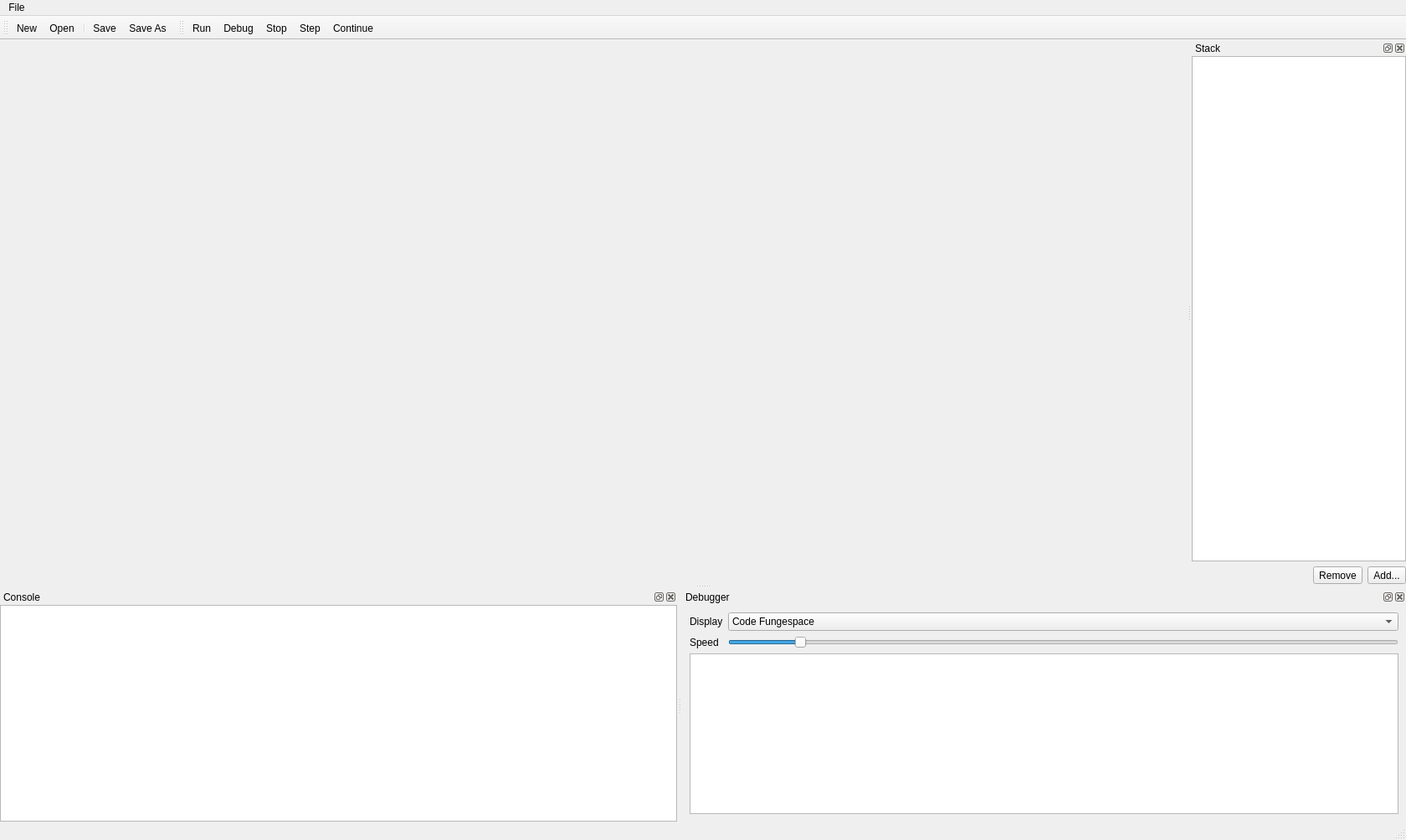
<ui version="4.0" >
 <class>MainWindow</class>
 <widget class="QMainWindow" name="MainWindow" >
  <property name="geometry" >
   <rect>
    <x>0</x>
    <y>0</y>
    <width>1680</width>
    <height>1004</height>
   </rect>
  </property>
  <property name="windowTitle" >
   <string>BeQunge</string>
  </property>
  <widget class="QWidget" name="centralwidget" />
  <widget class="QMenuBar" name="menubar" >
   <property name="geometry" >
    <rect>
     <x>0</x>
     <y>0</y>
     <width>1680</width>
     <height>27</height>
    </rect>
   </property>
   <widget class="QMenu" name="menuFile" >
    <property name="title" >
     <string>File</string>
    </property>
    <addaction name="actionNew" />
    <addaction name="actionOpen" />
    <addaction name="separator" />
    <addaction name="actionSave" />
    <addaction name="actionSave_as" />
    <addaction name="separator" />
    <addaction name="actionQuit" />
   </widget>
   <addaction name="menuFile" />
  </widget>
  <widget class="QStatusBar" name="statusbar" />
  <widget class="QToolBar" name="toolBar" >
   <property name="windowTitle" >
    <string>Main Toolbar</string>
   </property>
   <property name="orientation" >
    <enum>Qt::Horizontal</enum>
   </property>
   <attribute name="toolBarArea" >
    <number>4</number>
   </attribute>
   <addaction name="actionNew" />
   <addaction name="actionOpen" />
   <addaction name="separator" />
   <addaction name="actionSave" />
   <addaction name="actionSave_as" />
  </widget>
  <widget class="QToolBar" name="toolBar_2" >
   <property name="windowTitle" >
    <string>Debugging Toolbar</string>
   </property>
   <property name="orientation" >
    <enum>Qt::Horizontal</enum>
   </property>
   <attribute name="toolBarArea" >
    <number>4</number>
   </attribute>
   <addaction name="actionRun" />
   <addaction name="actionDebug" />
   <addaction name="actionStop" />
   <addaction name="actionStep" />
   <addaction name="actionContinue" />
  </widget>
  <widget class="QDockWidget" name="consoleDock" >
   <property name="windowTitle" >
    <string>Console</string>
   </property>
   <attribute name="dockWidgetArea" >
    <number>8</number>
   </attribute>
   <widget class="QWidget" name="consoleDockContents" >
    <layout class="QHBoxLayout" >
     <property name="margin" >
      <number>0</number>
     </property>
     <property name="spacing" >
      <number>6</number>
     </property>
     <item>
      <widget class="FungeConsole" name="consoleBox" >
       <property name="undoRedoEnabled" >
        <bool>true</bool>
       </property>
       <property name="readOnly" >
        <bool>true</bool>
       </property>
      </widget>
     </item>
    </layout>
   </widget>
  </widget>
  <widget class="QDockWidget" name="stackDock" >
   <property name="windowTitle" >
    <string>Stack</string>
   </property>
   <attribute name="dockWidgetArea" >
    <number>2</number>
   </attribute>
   <widget class="QWidget" name="stackDockContents" >
    <layout class="QVBoxLayout" >
     <property name="margin" >
      <number>0</number>
     </property>
     <property name="spacing" >
      <number>6</number>
     </property>
     <item>
      <widget class="QListView" name="stackList" />
     </item>
     <item>
      <layout class="QHBoxLayout" >
       <property name="margin" >
        <number>0</number>
       </property>
       <property name="spacing" >
        <number>6</number>
       </property>
       <item>
        <spacer>
         <property name="orientation" >
          <enum>Qt::Horizontal</enum>
         </property>
         <property name="sizeHint" >
          <size>
           <width>40</width>
           <height>20</height>
          </size>
         </property>
        </spacer>
       </item>
       <item>
        <widget class="QToolButton" name="stackRemoveButton" >
         <property name="text" >
          <string>Remove</string>
         </property>
        </widget>
       </item>
       <item>
        <widget class="QToolButton" name="stackAddButton" >
         <property name="text" >
          <string>Add...</string>
         </property>
        </widget>
       </item>
      </layout>
     </item>
    </layout>
   </widget>
  </widget>
  <widget class="QDockWidget" name="debuggerDock" >
   <property name="windowTitle" >
    <string>Debugger</string>
   </property>
   <attribute name="dockWidgetArea" >
    <number>8</number>
   </attribute>
   <widget class="QWidget" name="dockWidgetContents" >
    <layout class="QVBoxLayout" >
     <property name="margin" >
      <number>9</number>
     </property>
     <property name="spacing" >
      <number>6</number>
     </property>
     <item>
      <layout class="QGridLayout" >
       <property name="margin" >
        <number>0</number>
       </property>
       <property name="spacing" >
        <number>6</number>
       </property>
       <item row="1" column="0" >
        <widget class="QLabel" name="label_2" >
         <property name="text" >
          <string>Speed</string>
         </property>
        </widget>
       </item>
       <item row="1" column="1" >
        <widget class="QSlider" name="speedSlider" >
         <property name="maximum" >
          <number>20</number>
         </property>
         <property name="pageStep" >
          <number>5</number>
         </property>
         <property name="value" >
          <number>2</number>
         </property>
         <property name="orientation" >
          <enum>Qt::Horizontal</enum>
         </property>
        </widget>
       </item>
       <item row="0" column="1" >
        <widget class="QComboBox" name="displayFungeSpace" >
         <item>
          <property name="text" >
           <string>Code Fungespace</string>
          </property>
         </item>
         <item>
          <property name="text" >
           <string>Execution Fungespace</string>
          </property>
         </item>
        </widget>
       </item>
       <item row="0" column="0" >
        <widget class="QLabel" name="label" >
         <property name="text" >
          <string>Display</string>
         </property>
        </widget>
       </item>
      </layout>
     </item>
     <item>
      <widget class="QTableView" name="pcList" />
     </item>
    </layout>
   </widget>
  </widget>
  <action name="actionNew" >
   <property name="text" >
    <string>&amp;New</string>
   </property>
   <property name="shortcut" >
    <string>Ctrl+N</string>
   </property>
  </action>
  <action name="actionOpen" >
   <property name="text" >
    <string>&amp;Open...</string>
   </property>
   <property name="shortcut" >
    <string>Ctrl+O</string>
   </property>
  </action>
  <action name="actionSave" >
   <property name="text" >
    <string>&amp;Save</string>
   </property>
   <property name="shortcut" >
    <string>Ctrl+S</string>
   </property>
  </action>
  <action name="actionSave_as" >
   <property name="text" >
    <string>Save As...</string>
   </property>
  </action>
  <action name="actionQuit" >
   <property name="text" >
    <string>&amp;Quit</string>
   </property>
   <property name="shortcut" >
    <string>Ctrl+Q</string>
   </property>
  </action>
  <action name="actionRun" >
   <property name="text" >
    <string>Run</string>
   </property>
  </action>
  <action name="actionDebug" >
   <property name="text" >
    <string>Debug</string>
   </property>
  </action>
  <action name="actionStop" >
   <property name="text" >
    <string>Stop</string>
   </property>
  </action>
  <action name="actionStep" >
   <property name="text" >
    <string>Step</string>
   </property>
  </action>
  <action name="actionContinue" >
   <property name="text" >
    <string>Continue</string>
   </property>
  </action>
 </widget>
 <customwidgets>
  <customwidget>
   <class>FungeConsole</class>
   <extends>QTextEdit</extends>
   <header>fungeconsole.h</header>
  </customwidget>
 </customwidgets>
 <resources/>
 <connections>
  <connection>
   <sender>actionQuit</sender>
   <signal>activated()</signal>
   <receiver>MainWindow</receiver>
   <slot>close()</slot>
   <hints>
    <hint type="sourcelabel" >
     <x>-1</x>
     <y>-1</y>
    </hint>
    <hint type="destinationlabel" >
     <x>639</x>
     <y>488</y>
    </hint>
   </hints>
  </connection>
 </connections>
</ui>
